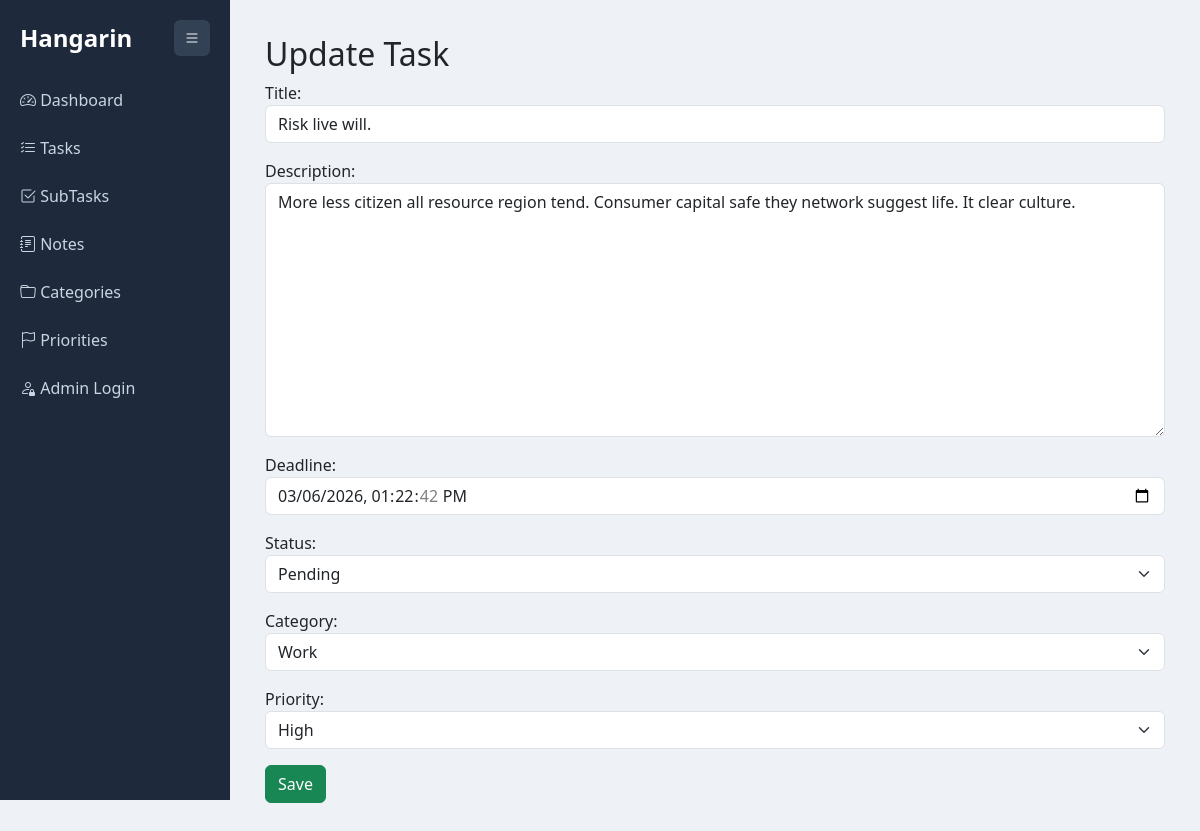
/tasks/update/3/, run on an earlier commit of the app's database.
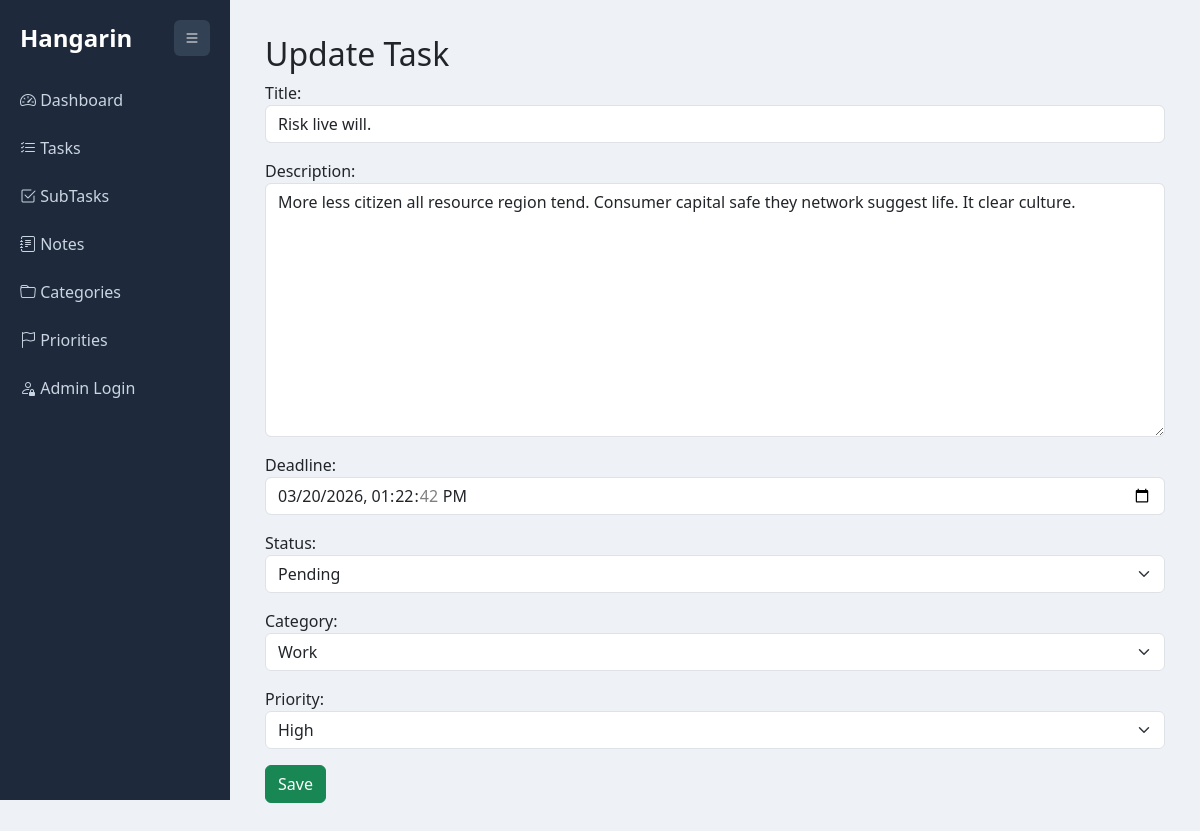
And on a later commit of the database.
### planner/models.py (models this page shows, shortened)
class BaseModel(models.Model):
    created_at = models.DateTimeField(auto_now_add=True)
    updated_at = models.DateTimeField(auto_now=True)
    class Meta:
        abstract = True

class Task(BaseModel):
    STATUS_CHOICES = [
        ("Pending", "Pending"),
        ("In Progress", "In Progress"),
        ("Completed", "Completed"),
    ]
    title = models.CharField(max_length=255)
    description = models.TextField()
    deadline = models.DateTimeField()
    status = models.CharField(
        max_length=50,
        choices=STATUS_CHOICES,
        default="Pending"
    )
    category = models.ForeignKey(Category, on_delete=models.CASCADE)
    priority = models.ForeignKey(Priority, on_delete=models.CASCADE)

### planner/views.py (the view)
# urls.py: path('tasks/update/<int:id>/', task_update, name='task_update'),
def task_update(request, id):
    task = get_object_or_404(Task, id=id)
    if request.method == "POST":
        form = TaskForm(request.POST, instance=task)
        if form.is_valid():
            form.save()
            return redirect("task_list")
    else:
        form = TaskForm(instance=task)
    return render(request, "task_form.html", {"form": form})

### planner/forms.py
class TaskForm(forms.ModelForm):
    class Meta:
        model = Task
        fields = "__all__"
        widgets = {
                'title': forms.TextInput(attrs={'class': 'form-control'}),
                'description': forms.Textarea(attrs={'class': 'form-control'}),
                'deadline': forms.DateTimeInput(attrs={'class': 'form-control', 'type': 'datetime-local'}),
                'status': forms.Select(attrs={'class': 'form-select'}),
                'category': forms.Select(attrs={'class': 'form-select'}),
                'priority': forms.Select(attrs={'class': 'form-select'}),
            }

### planner/models.py (called while the page is built)
    def __str__(self):
        return self.name

    def __str__(self):
        return self.name

### templates/task_form.html (shortened to what this page needs)
{% extends 'base.html' %}
{% block content %}
<h2>Update Task</h2>
<form method="POST">
{{ form.as_p }}
<button class="btn btn-success">Save</button>
</form>
{% endblock %}

What changed in the data, as far as the page shows it:
changed Task "Risk live will.": deadline "03/06/2026 13:22:42" → "03/20/2026 13:22:42"
